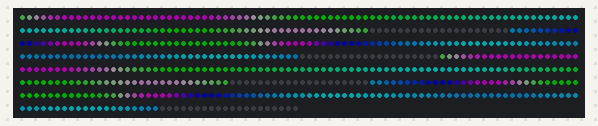
The sketch below on a simulated Arduino Uno, built with avr-gcc and run on an emulated ATmega328P. Shown: 600 RGB LEDs in strip order, left to right, continuing on the next row. Dim RGB values are drawn brighter than linear.

Above: at 0.06 s.
At 1.15 s:
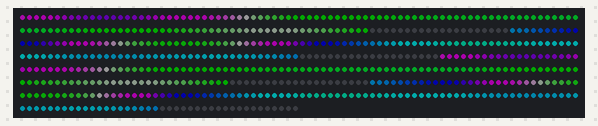
At 13.54 s:
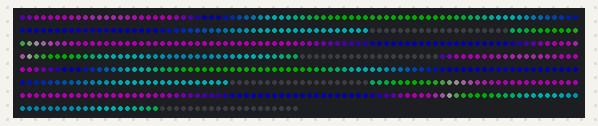
At 15.76 s:
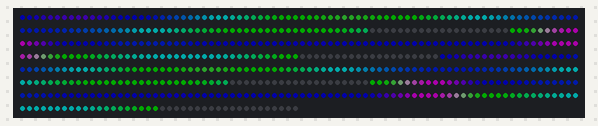
At 21.0 s:
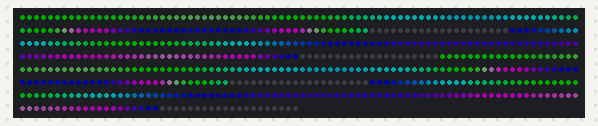
At 31.41 s:
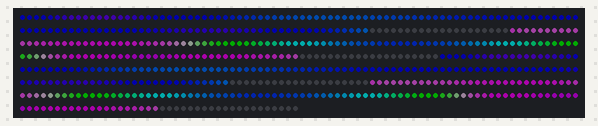

The sketch:

funk.ino
```cpp
#include <FastLED.h>

#define LED_PIN     6
#define NUM_LEDS    600
#define BRIGHTNESS  50
#define LED_TYPE    WS2812B
#define COLOR_ORDER GRB

CRGB leds[NUM_LEDS];

// Window parameters
#define WINDOW_HEIGHT 20
#define WINDOW_WIDTH 130
#define LEDS_PER_WINDOW 300
#define TOP_OFFSET 20

// Smoother color palette with fewer transitions
DEFINE_GRADIENT_PALETTE( flow_gp ) {
    0,     0,  0,  255,  // Deep Blue
   64,    0,  255, 255,  // Cyan
   128,   0,  255, 0,    // Green
   192,   255, 0,  255,  // Purple
   255,   0,  0,  255    // Back to Deep Blue
};

CRGBPalette16 flowPalette = flow_gp;

void setup() {
  FastLED.addLeds<LED_TYPE, LED_PIN, COLOR_ORDER>(leds, NUM_LEDS);
  FastLED.setBrightness(BRIGHTNESS);
  FastLED.clear();
}

void loop() {
  static uint16_t timeOffset = 0;
  static uint8_t hue = 0;

  // Process both windows
  for(int window = 0; window < 2; window++) {
    int windowStart = window * LEDS_PER_WINDOW;

    // Create flowing patterns for bottom and top bars
    for(int i = 0; i < WINDOW_WIDTH; i++) {
      // Slower, gentler wave patterns
      uint8_t wave1 = sin8(i * 3 + timeOffset);
      uint8_t wave2 = sin8(i * 2 - timeOffset / 2);
      uint8_t wave3 = cos8(i * 4 + timeOffset / 3);

      // Smooth wave combination
      uint8_t colorIndex = (wave1 * 2 + wave2 + wave3) / 4;

      // Bottom bar with smooth color transition
      CRGB color = ColorFromPalette(flowPalette, colorIndex + hue);
      leds[windowStart + i] = color;

      // Top bar (mirrored with offset)
      int topIndex = windowStart + WINDOW_WIDTH + TOP_OFFSET + (WINDOW_WIDTH - i - 1);
      // Complementary pattern for top
      uint8_t topColorIndex = (wave2 * 2 + wave3) / 3;
      color = ColorFromPalette(flowPalette, topColorIndex + hue + 128); // Offset hue for complementary color
      leds[topIndex] = color;
    }

    // Add gentle flowing overlay
    for(int i = 0; i < WINDOW_WIDTH; i++) {
      uint8_t overlay = sin8((i * 2 + timeOffset) / 4);
      // Bottom enhancement
      leds[windowStart + i].fadeToBlackBy(overlay / 8);

      // Top enhancement
      int topIndex = windowStart + WINDOW_WIDTH + TOP_OFFSET + (WINDOW_WIDTH - i - 1);
      leds[topIndex].fadeToBlackBy(overlay / 8);
    }
  }

  // Slower time and color progression
  timeOffset += 1;  // Reduced speed
  hue += 1;         // Slower color cycling

  FastLED.show();
  delay(30);  // Slightly longer delay for smoother movement
}
```
